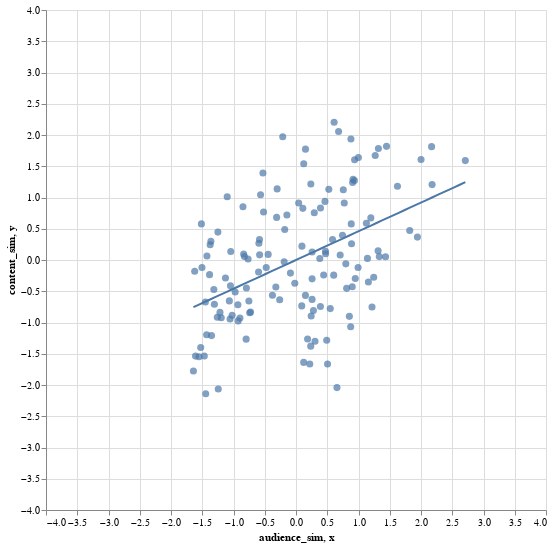

Write notebook code for a chart like this one.
### Code cell
points + fit

### Figure 1 — Vega-Lite specification as saved in the notebook (floating-point values rounded to 4 significant figures; data arrays with more than 128 entries replaced by an {"elided": "..."} marker saying what was removed)
{"$schema": "https://vega.github.io/schema/vega-lite/v2.6.0.json", "config": {"view": {"height": 300, "width": 400}}, "datasets": {"data-7ea4983c0adcf74cb1fa6a0c8cc20828": [{"x": -1.641, "y": -0.754}, {"x": -1.552, "y": -0.7132}, {"x": -1.464, "y": -0.6724}, {"x": -1.375, "y": -0.6316}, {"x": -1.286, "y": -0.5909}, {"x": -1.197, "y": -0.5501}, {"x": -1.109, "y": -0.5093}, {"x": -1.02, "y": -0.4685}, {"x": -0.931, "y": -0.4277}, {"x": -0.8422, "y": -0.3869}, {"x": -0.7534, "y": -0.3461}, {"x": -0.6646, "y": -0.3053}, {"x": -0.5758, "y": -0.2646}, {"x": -0.4871, "y": -0.2238}, {"x": -0.3983, "y": -0.183}, {"x": -0.3095, "y": -0.1422}, {"x": -0.2207, "y": -0.1014}, {"x": -0.1319, "y": -0.06062}, {"x": -0.04317, "y": -0.01983}, {"x": 0.04561, "y": 0.02095}, {"x": 0.1344, "y": 0.06174}, {"x": 0.2232, "y": 0.1025}, {"x": 0.3119, "y": 0.1433}, {"x": 0.4007, "y": 0.1841}, {"x": 0.4895, "y": 0.2249}, {"x": 0.5783, "y": 0.2657}, {"x": 0.6671, "y": 0.3065}, {"x": 0.7558, "y": 0.3473}, {"x": 0.8446, "y": 0.388}, {"x": 0.9334, "y": 0.4288}, {"x": 1.022, "y": 0.4696}, {"x": 1.111, "y": 0.5104}, {"x": 1.2, "y": 0.5512}, {"x": 1.289, "y": 0.592}, {"x": 1.377, "y": 0.6328}, {"x": 1.466, "y": 0.6735}, {"x": 1.555, "y": 0.7143}, {"x": 1.644, "y": 0.7551}, {"x": 1.732, "y": 0.7959}, {"x": 1.821, "y": 0.8367}, {"x": 1.91, "y": 0.8775}, {"x": 1.999, "y": 0.9183}, {"x": 2.088, "y": 0.9591}, {"x": 2.176, "y": 0.9998}, {"x": 2.265, "y": 1.041}, {"x": 2.354, "y": 1.081}, {"x": 2.443, "y": 1.122}, {"x": 2.531, "y": 1.163}, {"x": 2.62, "y": 1.204}, {"x": 2.709, "y": 1.245}], "data-a1da4f73ca1401b163bacf682334abe7": {"elided": "136 records"}}, "layer": [{"data": {"name": "data-a1da4f73ca1401b163bacf682334abe7"}, "encoding": {"tooltip": {"field": "pair", "type": "nominal"}, "x": {"field": "audience_sim", "type": "quantitative"}, "y": {"field": "content_sim", "type": "quantitative"}}, "mark": {"size": 50, "type": "circle"}}, {"data": {"name": "data-7ea4983c0adcf74cb1fa6a0c8cc20828"}, "encoding": {"x": {"field": "x", "scale": {"domain": [-4, 4]}, "type": "quantitative"}, "y": {"field": "y", "scale": {"domain": [-4, 4]}, "type": "quantitative"}}, "height": 500, "mark": "line", "width": 500}]}
